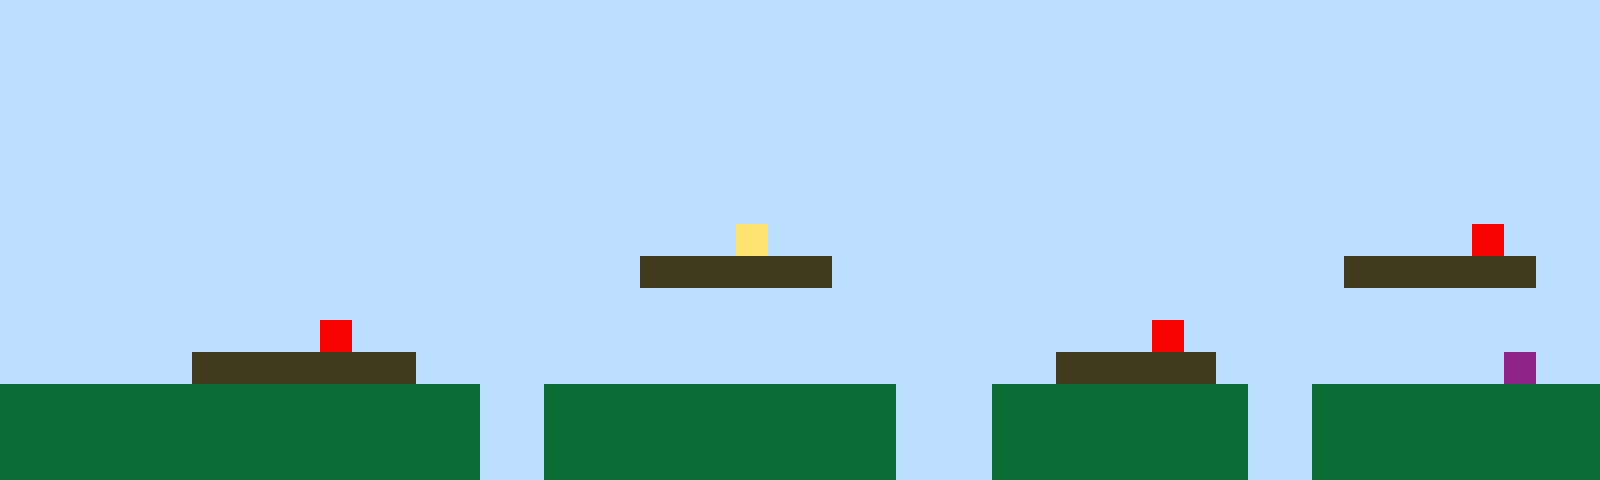

A level layout from a 2D game, rendered from its tile map. Below: a short description, then the map file with its tile-grid data intact:
An orthogonal 50x15 tile map with 32x32 px tiles, 1 tile layer (Tile Layer 1).

<map version="1.10" tiledversion="1.11.2" orientation="orthogonal" renderorder="right-up" width="50" height="15" tilewidth="32" tileheight="32" infinite="0" nextlayerid="2" nextobjectid="1"><editorsettings><export target="map1.csv" format="csv" /></editorsettings><tileset firstgid="1" name="sprites" tilewidth="32" tileheight="32" tilecount="6" columns="3"><image source="sprites.png" width="96" height="64" /></tileset><layer id="1" name="Tile Layer 1" width="50" height="15"><data encoding="csv">1,1,1,1,1,1,1,1,1,1,1,1,1,1,1,1,1,1,1,1,1,1,1,1,1,1,1,1,1,1,1,1,1,1,1,1,1,1,1,1,1,1,1,1,1,1,1,1,1,1,1,1,1,1,1,1,1,1,1,1,1,1,1,1,1,1,1,1,1,1,1,1,1,1,1,1,1,1,1,1,1,1,1,1,1,1,1,1,1,1,1,1,1,1,1,1,1,1,1,1,1,1,1,1,1,1,1,1,1,1,1,1,1,1,1,1,1,1,1,1,1,1,1,1,1,1,1,1,1,1,1,1,1,1,1,1,1,1,1,1,1,1,1,1,1,1,1,1,1,1,1,1,1,1,1,1,1,1,1,1,1,1,1,1,1,1,1,1,1,1,1,1,1,1,1,1,1,1,1,1,1,1,1,1,1,1,1,1,1,1,1,1,1,1,1,1,1,1,1,1,1,1,1,1,1,1,1,1,1,1,1,1,1,1,1,1,1,1,1,1,1,1,1,1,1,1,1,1,1,1,1,1,1,1,1,1,1,1,1,1,1,1,1,1,1,1,1,1,1,1,1,1,1,1,1,1,1,1,1,1,1,1,1,1,1,1,1,1,1,1,1,1,1,1,1,1,1,1,1,1,1,1,1,1,1,1,1,1,1,1,1,1,1,1,1,1,1,1,1,1,1,1,1,1,1,1,1,1,1,1,1,1,1,1,1,1,1,1,1,1,1,1,1,1,1,1,1,1,1,1,1,1,1,1,1,1,1,1,1,1,1,1,1,1,1,1,1,1,1,1,1,1,1,1,1,1,1,1,1,1,1,1,1,1,1,1,1,1,1,1,1,1,1,4,1,1,1,1,1,1,1,1,1,1,1,1,1,1,1,1,1,1,1,1,1,1,5,1,1,1,1,1,1,1,1,1,1,1,1,1,1,1,1,1,1,1,1,1,1,1,3,3,3,3,3,3,1,1,1,1,1,1,1,1,1,1,1,1,1,1,1,1,3,3,3,3,3,3,1,1,1,1,1,1,1,1,1,1,1,1,1,1,1,1,1,1,1,1,1,1,1,1,1,1,1,1,1,1,1,1,1,1,1,1,1,1,1,1,1,1,1,1,1,1,1,1,1,1,1,1,1,1,1,1,1,1,1,1,1,1,5,1,1,1,1,1,1,1,1,1,1,1,1,1,1,1,1,1,1,1,1,1,1,1,1,1,5,1,1,1,1,1,1,1,1,1,1,1,1,1,1,1,1,1,1,1,3,3,3,3,3,3,3,1,1,1,1,1,1,1,1,1,1,1,1,1,1,1,1,1,1,1,1,3,3,3,3,3,1,1,1,1,1,1,1,1,1,6,1,1,2,2,2,2,2,2,2,2,2,2,2,2,2,2,2,1,1,2,2,2,2,2,2,2,2,2,2,2,1,1,1,2,2,2,2,2,2,2,2,1,1,2,2,2,2,2,2,2,2,2,2,2,2,2,2,2,2,2,2,2,2,2,2,2,2,1,1,2,2,2,2,2,2,2,2,2,2,2,1,1,1,2,2,2,2,2,2,2,2,1,1,2,2,2,2,2,2,2,2,2,2,2,2,2,2,2,2,2,2,2,2,2,2,2,2,1,1,2,2,2,2,2,2,2,2,2,2,2,1,1,1,2,2,2,2,2,2,2,2,1,1,2,2,2,2,2,2,2,2,2</data></layer></map>
